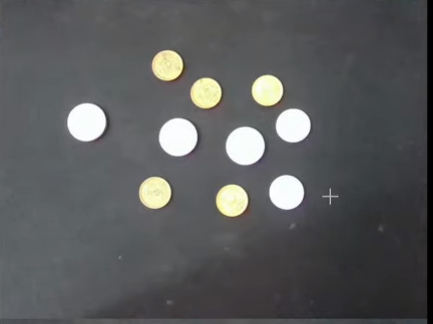
#> input picture images/img1.png, 433 x 324 px
$ python main.py
#> lines starting #> are read from the running program, lines starting #| are printed output that depends on the picture; after the words box and inside, x2 and y2 are one past the last pixel; in counts of white or black regions, pixels touching at a corner belong together
import cv2
import cvzone
import numpy as np


def nothing(a):
    pass


cv2.namedWindow("image")
cv2.resizeWindow("image", 640, 470)
cv2.createTrackbar('thresh1', 'image', 255, 255, nothing)
cv2.createTrackbar('thresh2', 'image', 255, 255, nothing)
totalMoney = 0


def processImg(imgPre):
    imgPre = cv2.GaussianBlur(imgPre, (5, 5), 1)
    thersh1 = cv2.getTrackbarPos("thresh1", "image")
    thersh2 = cv2.getTrackbarPos("thresh2", "image")

    imgPre = cv2.Canny(imgPre, thersh1, thersh2)
    kernel = np.ones((1, 1), np.uint8)
#     img = cv2.dilate(img, (5, 5), iterations=15)
    imgPre = cv2.erode(imgPre, kernel, iterations=1)
    imgPre = cv2.morphologyEx(imgPre, cv2.MORPH_CLOSE, kernel)
    return imgPre


while True:
    totalMoney = 0
    img = cv2.imread("images/img1.png")
#> img is the input picture: shape (324, 433, 3); mean B, G, R 91.5, 90.8, 89.6
    img = cv2.resize(img, (640, 470), None)
#> img: shape (470, 640, 3)
    imgPre = processImg(img)
#> in processImg, `imgPre = cv2.Canny(imgPre, thersh1, thersh2)`:
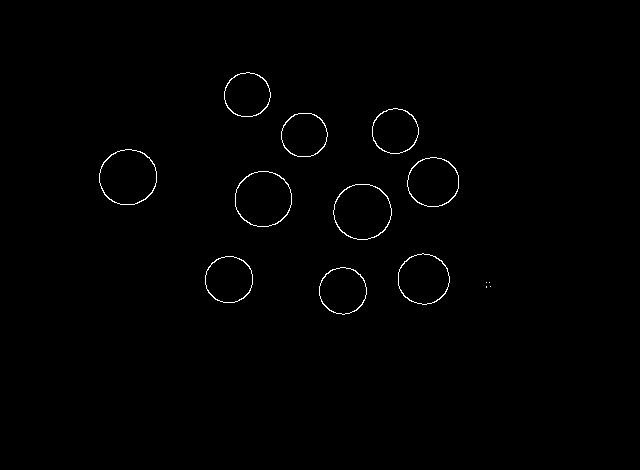
#> imgPre: shape (470, 640); 0.61% white in thin lines or dots, all inside (x1, y1, x2, y2) = (99, 72, 491, 315)
#> (the run stopped early here; a loop or call above may not have finished)

$ run again, with images/img2.png copied over images/img1.png
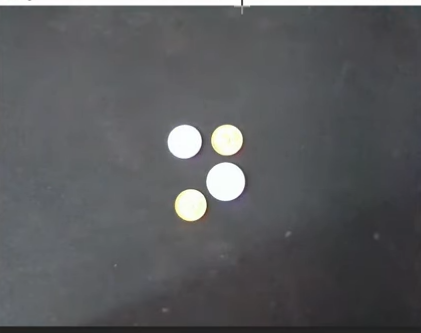
#> input picture images/img2.png, 421 x 333 px
#> img is the input picture: shape (333, 421, 3); mean B, G, R 92.9, 90.5, 89.4
#> `img = cv2.resize(img, (640, 470), None)`:
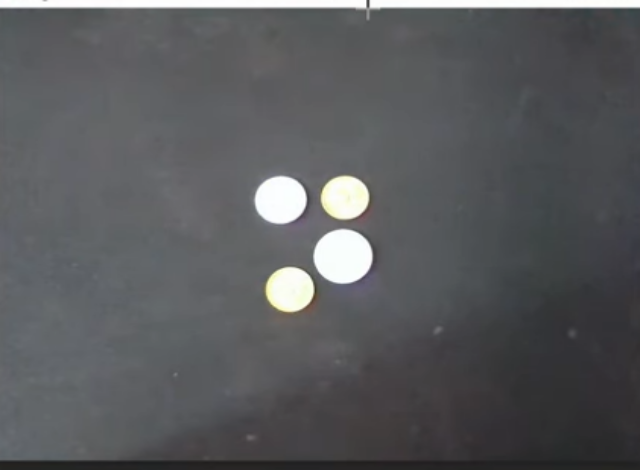
#> img: shape (470, 640, 3); mean B, G, R 92.8, 90.5, 89.3
#> in processImg, `imgPre = cv2.Canny(imgPre, thersh1, thersh2)`:
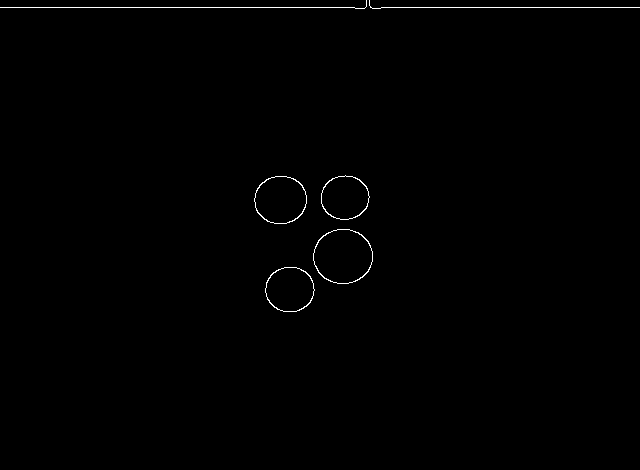
#> imgPre: shape (470, 640); 0.46% white in thin lines or dots, all inside (x1, y1, x2, y2) = (0, 0, 640, 312)
